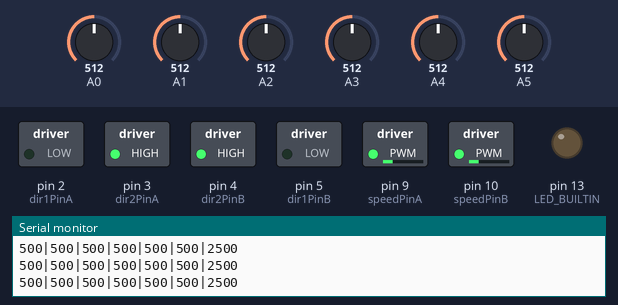
Bench run of a sketch on a simulated Arduino Uno, built with avr-gcc and run on an emulated ATmega328P. On the bench: switched loads named in the sketch (green lamp = pin HIGH), output pins drawn as LEDs (lit = HIGH), the last lines printed to the serial monitor. The test bench sets the inputs (shaded band); at power-on: A0 = 512, A4 = 512, A5 = 512, A1 = 512, A3 = 512, A2 = 512.

Above: at 12.7 s.
12.8 s: A0 set to 501
At 13.9 s:
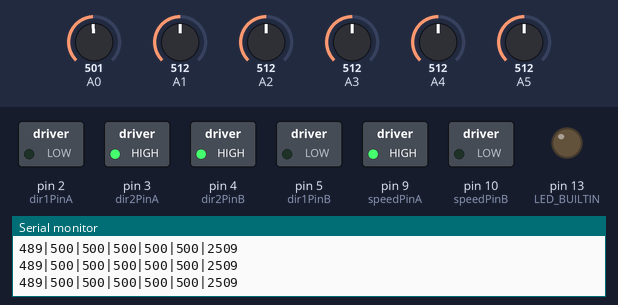
14.3 s: A4 set to 485
At 15.0 s:
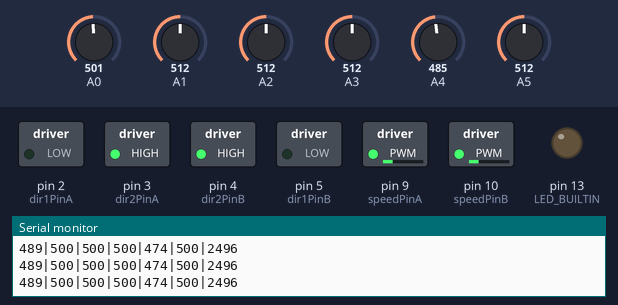
17.3 s: A5 set to 50
At 18.2 s:
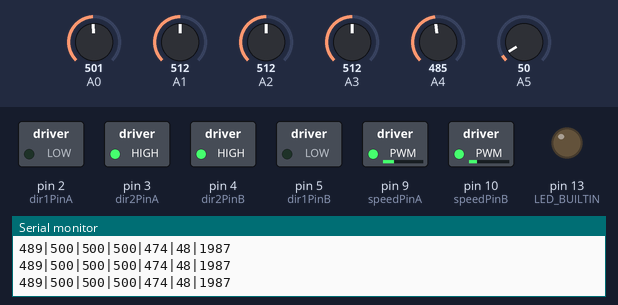
18.8 s: A1 set to 110
At 19.7 s:
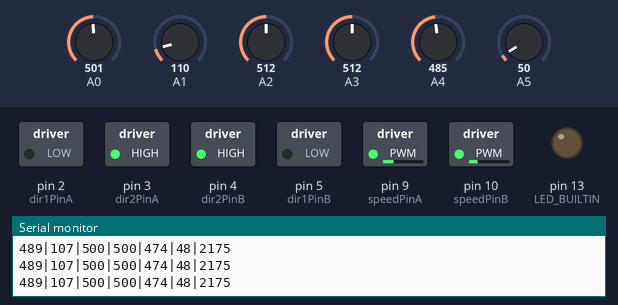
21.8 s: A1 set to 95
23.3 s: A3 set to 390
At 24.3 s:
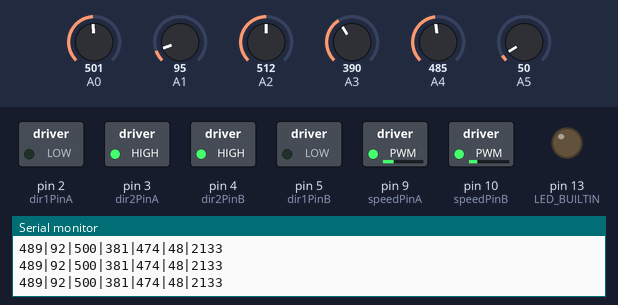
Timing chart, 0 to 26.3 s (numbered marks = the images above; inputs shaded):
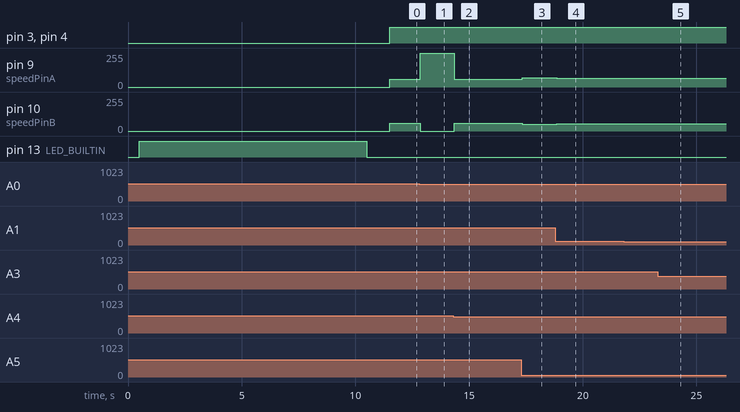

The sketch:

Sterowanie_robotem2.ino
```cpp
              //Code by Marcin Jankowski and Kacper Wierciński
#include <QTRSensors.h>

// Parametry czujników odbiciowych
const uint8_t Num_sensors = 6; // Liczba czujników
uint16_t sensorValues[Num_sensors]; // Wartości czujników
int emitterPin = 12;
QTRSensors qtr;

// Parametry regulatora PD
double kp = 0.02;
double kd = 0;
double error = 0;     // Uchyb sterowania
double lastError = 0; // Poprzedni uchyb sterowania

// Parametry sterowania silnikami
int manualSpeed = 100;      // Prędkość dla jazdy manualnej
int minSpeed = 60;    // Minimalna prędkość jazdy automatycznej
int leftSpeed = 0;    // Dodatkowa prędkość lewego silnika
int rightSpeed = 0;   // Dodatkowa prędkość prawego silnika
int maxSpeed = 255;   // Maksymalna wartość prędkości

// silnik 1
int dir1PinA = 2;
int dir2PinA = 3;
int speedPinA = 9;
int BluetoothData;

// silnik 2
int dir1PinB = 5;
int dir2PinB = 4;
int speedPinB = 10;

int d6 = 6;
int d7 = 7;


void setup() {
  Serial.begin(9600);
  qtr.setTypeAnalog();
  qtr.setSensorPins((const uint8_t[]){A0, A1, A2, A3, A4, A5}, Num_sensors);
  qtr.setEmitterPin(emitterPin);

  delay(500);
  pinMode(LED_BUILTIN, OUTPUT);
  digitalWrite(LED_BUILTIN, HIGH);

  pinMode(dir1PinA,OUTPUT);
  pinMode(dir2PinA,OUTPUT);
  pinMode(speedPinA,OUTPUT);
  pinMode(dir1PinB,OUTPUT);
  pinMode(dir2PinB,OUTPUT);
  pinMode(speedPinB,OUTPUT);

  sensorCalibration();
}

void loop() {
  uint16_t position = qtr.readLineBlack(sensorValues);

  for (uint8_t i = 0; i < Num_sensors; i++)
  {
    Serial.print(sensorValues[i]);
    Serial.print("|");
  }
  Serial.println(position);

  comunication(); // Obsługa komunikacji bezprzewodowej

  error = 2500 - position;    // Wyznaczenie uchybu sterowania
  int motorSpeed = kp * error + kd * (error - lastError);
  lastError = error;

  leftSpeed = minSpeed + motorSpeed;
  rightSpeed = minSpeed - motorSpeed;

  forwardFollow(leftSpeed,rightSpeed);

  }

void comunication()
{
  // delay(200)

  BluetoothData = Serial.read();             //przypisz zmiennej BluetoothData odczytane dane z modułu

   if(BluetoothData == '1')                      //jeżeli odebrane dane to 1
      {
       forward();
      }

   if(BluetoothData == '0')                      //jeżeli odebrane dane to 0
      {
       stop1();
      }
   if(BluetoothData == '2')                      //jeżeli odebrane dane to 2
      {
       backward();
      }
    if(BluetoothData == '3')                      //jeżeli odebrane dane to 3
      {
       turnleft();
      }
    if(BluetoothData == '4')                      //jeżeli odebrane dane to 4
      {
       turnright();
      }
}

void forwardFollow(int leftSpeed, int rightSpeed)
{
  // Ograniczenie wartości prędkości maksymalnej oraz minimalnej do zakresu 0 - 255
  if(leftSpeed > maxSpeed)
    leftSpeed = maxSpeed;

  if(rightSpeed > maxSpeed)
    rightSpeed = maxSpeed;

  if(leftSpeed < 0)
    leftSpeed = 0;

  if(rightSpeed < 0)
    rightSpeed = 0;

  analogWrite(speedPinA, leftSpeed);
  digitalWrite(dir1PinA, LOW);
  digitalWrite(dir2PinA, HIGH);
  analogWrite(speedPinB, rightSpeed);
  digitalWrite(dir1PinB, LOW);
  digitalWrite(dir2PinB, HIGH);
}

void forward(){
  analogWrite(speedPinA, manualSpeed);
  digitalWrite(dir1PinA, LOW);
  digitalWrite(dir2PinA, HIGH);
  analogWrite(speedPinB, manualSpeed);
  digitalWrite(dir1PinB, LOW);
  digitalWrite(dir2PinB, HIGH);
}

void backward(){
  analogWrite(speedPinA, manualSpeed);
  digitalWrite(dir1PinA, HIGH);
  digitalWrite(dir2PinA, LOW);
  analogWrite(speedPinB, manualSpeed);
  digitalWrite(dir1PinB, HIGH);
  digitalWrite(dir2PinB, LOW);

}

void stop1(){
  analogWrite(speedPinA, 0);
  digitalWrite(dir1PinA, LOW);
  digitalWrite(dir2PinA, HIGH);
  analogWrite(speedPinB, 0);
  digitalWrite(dir1PinB, LOW);
  digitalWrite(dir2PinB, HIGH);
}
void turnleft() {
  analogWrite(speedPinA, manualSpeed);
  digitalWrite(dir1PinA, LOW);
  digitalWrite(dir2PinA, HIGH);
  analogWrite(speedPinB, manualSpeed);
  digitalWrite(dir1PinB, HIGH);
  digitalWrite(dir2PinB, LOW);
}
void turnright() {
  analogWrite(speedPinB, manualSpeed);
  digitalWrite(dir1PinB, LOW);
  digitalWrite(dir2PinB, HIGH);
  analogWrite(speedPinA, manualSpeed);
  digitalWrite(dir1PinA, HIGH);
  digitalWrite(dir2PinA, LOW);

}

void sensorCalibration()
{
  for (uint16_t i = 0; i < 400; i++)
  {
    qtr.calibrate();
  }
  digitalWrite(LED_BUILTIN, LOW);

 for (uint8_t i = 0; i < Num_sensors; i++)
  {
    Serial.print(qtr.calibrationOn.minimum[i]);
    Serial.print(' ');
  }
  Serial.println();

  for (uint8_t i = 0; i < Num_sensors; i++)
  {
    Serial.print(qtr.calibrationOn.maximum[i]);
    Serial.print(' ');
  }
  Serial.println();
  Serial.println();
  delay(1000);
}
```

Measured:
- the behaviour switches between 511 and 510 on A0 (found by bisection; images 0 and 1)
- the behaviour switches between 496 and 495 on A4 (found by bisection; images 1 and 2)
- after the input at 12.8 s, pin 9 (speedPinA): 60/255 → 255/255 after 0.05 s; pin 10 (speedPinB): 60/255 → 0/255 after 0.05 s
- after the input at 14.3 s, pin 9 (speedPinA): 255/255 → 60/255 at once; pin 10 (speedPinB): 0/255 → 60/255 at once
- after the input at 17.3 s, pin 9 (speedPinA): 60/255 → 70/255 at once; pin 10 (speedPinB): 60/255 → 50/255 at once
- after the input at 18.8 s, pin 9 (speedPinA): 70/255 → 66/255 after 0.05 s; pin 10 (speedPinB): 50/255 → 54/255 after 0.05 s
- after the input at 23.3 s, pin 9 (speedPinA): 66/255 → 67/255 at once; pin 10 (speedPinB): 54/255 → 53/255 at once
